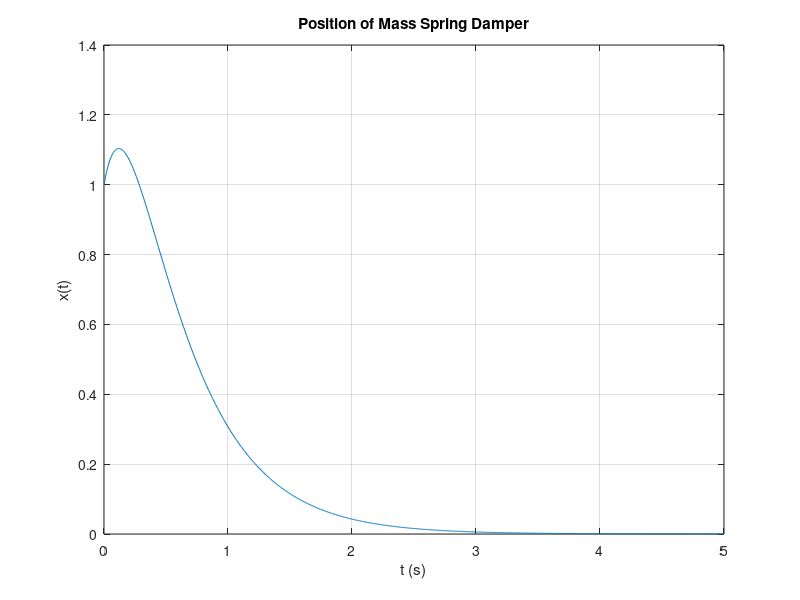

This chart was generated by the following MATLAB code:
%%% Jack Landers - Robotics II

%%% Linear Controls

%% 3. Plotting Position of Mass Spring Damper
t = linspace(0, 5, 1000);

x = (7/3)*exp(-2*t) - (4/3)*exp(-5*t);

figure;
plot(t, x);
grid on;

xlabel('t (s)');
ylabel('x(t)');
title('Position of Mass Spring Damper');